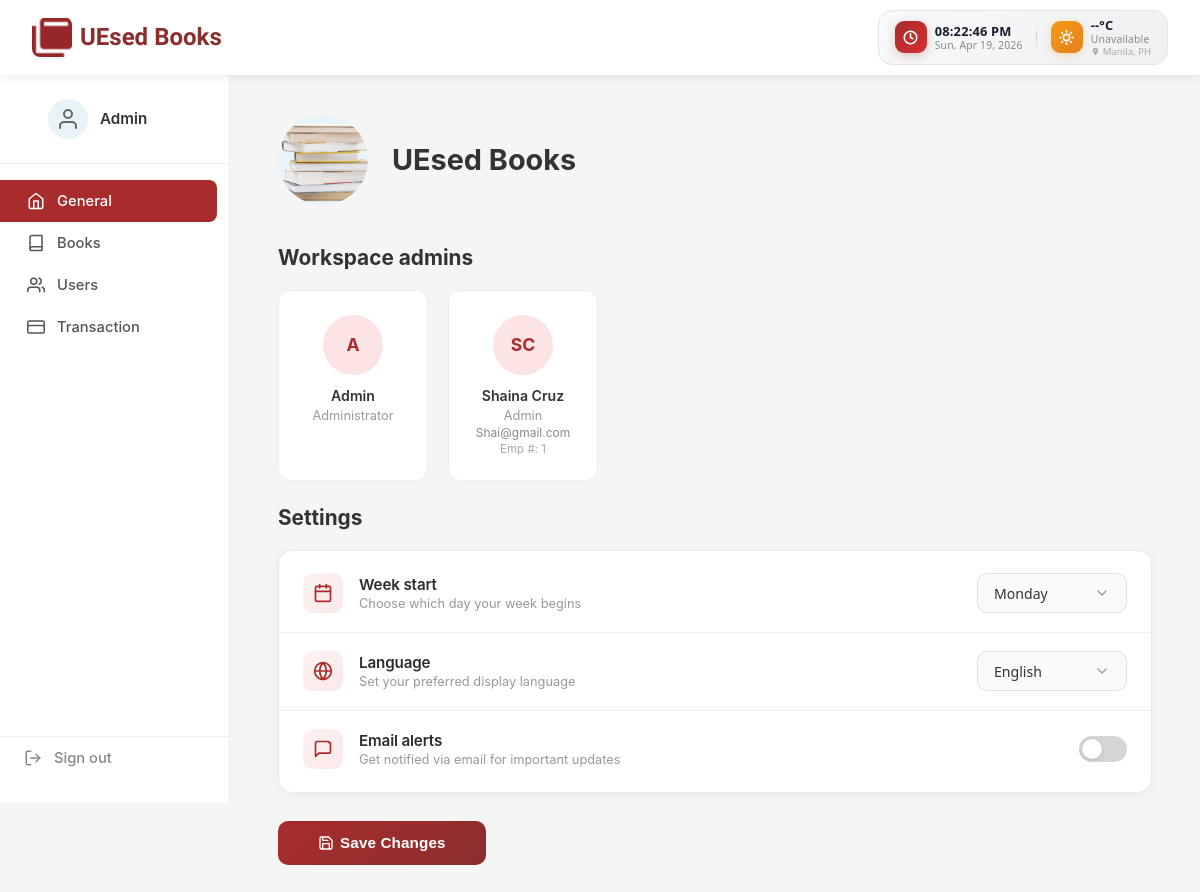
Page /admin.php (signed in) on the committed database.
### tables this page shows
CREATE TABLE `admin_profile` (
  `id` int(11) NOT NULL DEFAULT 1,
  `first_name` varchar(100) NOT NULL DEFAULT 'Admin',
  `last_name` varchar(100) NOT NULL DEFAULT '',
  `website_name` varchar(255) NOT NULL DEFAULT 'UEsed Books',
  `language` varchar(20) NOT NULL DEFAULT 'English',
  `website_logo` varchar(255) NOT NULL DEFAULT ''
);

CREATE TABLE `workspace_admins` (
  `id` int(11) NOT NULL,
  `first_name` varchar(100) NOT NULL,
  `last_name` varchar(100) NOT NULL,
  `student_number` varchar(50) NOT NULL,
  `email` varchar(255) NOT NULL DEFAULT '',
  `password` varchar(255) NOT NULL DEFAULT '',
  `employee_number` varchar(100) NOT NULL DEFAULT '',
  `created_at` timestamp NOT NULL DEFAULT current_timestamp()
);

### admin.php (the view, shortened to what this page needs)
<?php
require_once 'connect.php';
$isSuperAdmin = isset($_SESSION['is_super_admin']) && $_SESSION['is_super_admin'] === true;
$adminProfile   = $conn->query("SELECT first_name, last_name, website_name, language, website_logo FROM admin_profile WHERE id = 1")->fetch_assoc();
$adminFirstName = $adminProfile ? $adminProfile['first_name'] : $_SESSION['first_name'];
$adminLastName  = $adminProfile ? $adminProfile['last_name']  : $_SESSION['last_name'];
$websiteName    = $adminProfile && !empty($adminProfile['website_name']) ? $adminProfile['website_name'] : 'UEsed Books';
$currentLang    = $adminProfile && !empty($adminProfile['language'])     ? $adminProfile['language']     : 'English';
$websiteLogo    = $adminProfile && !empty($adminProfile['website_logo']) ? $adminProfile['website_logo'] : '';
$allAdminPhotos = [];
$adminPhoto      = $allAdminPhotos[strtolower($_SESSION['email'])] ?? '';
$superAdminPhoto = $allAdminPhotos['admin@gmail.com'] ?? '';
$t = $translations[$currentLang] ?? $translations['English'];
$workspace_admins = [];
$result2 = $conn->query("SELECT id, first_name, last_name, email, employee_number, created_at FROM workspace_admins ORDER BY created_at ASC");
if ($result2) {
    while ($row = $result2->fetch_assoc()) {
        $workspace_admins[] = $row;
    }
}
?>
<!DOCTYPE html>
<html lang="en">
<head>
    <link rel="stylesheet" href="style.css">
</head>
<body class="admin-body">
    <div class="admin-topbar">
        <div class="logo">
            <img class="logo-icon" src="images/5.png" alt="UEsed Books Logo">
            <a href="admin.php" class="logo-link">UEsed Books</a>
        </div>
        <div class="topbar-widget">
            <div class="tw-section">
                <div class="tw-icon tw-clock">
                    <svg xmlns="http://www.w3.org/2000/svg" width="15" height="15" viewBox="0 0 24 24" fill="none" stroke="currentColor" stroke-width="2.5" stroke-linecap="round" stroke-linejoin="round"><circle cx="12" cy="12" r="10"/><polyline points="12 6 12 12 16 14"/></svg>
                </div>
                <div class="tw-info">
                    <span class="tw-primary" id="twTime">--:-- --</span>
                    <span class="tw-secondary" id="twDate">Loading...</span>
                </div>
            </div>
            <div class="tw-section">
                <div class="tw-icon tw-weather" id="twWeatherIcon">
                </div>
                <div class="tw-info">
                    <span class="tw-primary" id="twTemp">--°C</span>
                    <span class="tw-secondary" id="twDesc">Loading...</span>
                    <span class="tw-location"><svg xmlns="http://www.w3.org/2000/svg" width="9" height="9" viewBox="0 0 24 24" fill="currentColor" stroke="none"><path d="M12 2C8.13 2 5 5.13 5 9c0 5.25 7 13 7 13s7-7.75 7-13c0-3.87-3.13-7-7-7zm0 9.5c-1.38 0-2.5-1.12-2.5-2.5S10.62 6.5 12 6.5s2.5 1.12 2.5 2.5S13.38 11.5 12 11.5z"/></svg> Manila, PH</span>
                </div>
            </div>
        </div>
    </div>
    <div class="admin-wrapper">
        <aside class="admin-sidebar">
            <div class="sidebar-profile">
                <div class="sidebar-avatar sidebar-avatar-clickable" id="sidebarAvatarClickable" title="Change profile photo">
                    <?php if ($adminPhoto && file_exists(__DIR__ . '/images/' . $adminPhoto)): ?>
                        <img src="images/<?php echo htmlspecialchars($adminPhoto); ?>" alt="Profile" class="sidebar-avatar-img">
                        <button type="button" class="avatar-remove-btn" id="removeProfilePhotoBtn" title="Remove photo">
                            <svg xmlns="http://www.w3.org/2000/svg" width="10" height="10" viewBox="0 0 24 24" fill="none" stroke="currentColor" stroke-width="3" stroke-linecap="round" stroke-linejoin="round"><line x1="18" y1="6" x2="6" y2="18"/><line x1="6" y1="6" x2="18" y2="18"/></svg>
                        </button>
                    <?php else: ?>
                        <svg xmlns="http://www.w3.org/2000/svg" width="24" height="24" viewBox="0 0 24 24" fill="none" stroke="currentColor" stroke-width="2" stroke-linecap="round" stroke-linejoin="round"><path d="M20 21v-2a4 4 0 0 0-4-4H8a4 4 0 0 0-4 4v2"/><circle cx="12" cy="7" r="4"/></svg>
                    <?php endif; ?>
                </div>
                <span class="sidebar-company"><?php echo htmlspecialchars($adminFirstName . ' ' . $adminLastName); ?></span>
            </div>
            <nav class="sidebar-nav">
                <a href="#general" class="sidebar-link active" data-section="general">
                    <svg xmlns="http://www.w3.org/2000/svg" width="18" height="18" viewBox="0 0 24 24" fill="none" stroke="currentColor" stroke-width="2" stroke-linecap="round" stroke-linejoin="round"><path d="M3 9l9-7 9 7v11a2 2 0 0 1-2 2H5a2 2 0 0 1-2-2z"/><polyline points="9 22 9 12 15 12 15 22"/></svg>
                    <?php echo $t['general']; ?>
                </a>
                <a href="books.php" class="sidebar-link" data-section="books">
                    <svg xmlns="http://www.w3.org/2000/svg" width="18" height="18" viewBox="0 0 24 24" fill="none" stroke="currentColor" stroke-width="2" stroke-linecap="round" stroke-linejoin="round"><path d="M4 19.5A2.5 2.5 0 0 1 6.5 17H20"/><path d="M6.5 2H20v20H6.5A2.5 2.5 0 0 1 4 19.5v-15A2.5 2.5 0 0 1 6.5 2z"/></svg>
                    <?php echo $t['books']; ?>
                </a>
                <a href="users.php" class="sidebar-link">
                    <?php echo $t['users']; ?>
                </a>
                <a href="transaction.php" class="sidebar-link" data-section="transaction">
                    <svg xmlns="http://www.w3.org/2000/svg" width="18" height="18" viewBox="0 0 24 24" fill="none" stroke="currentColor" stroke-width="2" stroke-linecap="round" stroke-linejoin="round"><rect x="1" y="4" width="22" height="16" rx="2" ry="2"/><line x1="1" y1="10" x2="23" y2="10"/></svg>
                    <?php echo $t['transaction']; ?>
                </a>
            </nav>
            <a href="login.php" class="sidebar-signout">
                <svg xmlns="http://www.w3.org/2000/svg" width="18" height="18" viewBox="0 0 24 24" fill="none" stroke="currentColor" stroke-width="2" stroke-linecap="round" stroke-linejoin="round"><path d="M9 21H5a2 2 0 0 1-2-2V5a2 2 0 0 1 2-2h4"/><polyline points="16 17 21 12 16 7"/><line x1="21" y1="12" x2="9" y2="12"/></svg>
                <?php echo $t['sign_out']; ?>
            </a>
        </aside>
        <main class="admin-main">
            <section class="admin-section active" id="section-general">
                <div class="admin-workspace-header">
                    <?php if ($isSuperAdmin): ?>
                    <form method="POST" action="admin.php" enctype="multipart/form-data" id="logoUploadForm" style="margin:0;">
                        <input type="hidden" name="upload_logo" value="1">
                        <input type="file" name="website_logo" id="logoFileInput" accept="image/jpeg,image/png,image/gif,image/webp" style="display:none;">
                    </form>
                    <form method="POST" action="admin.php" id="removeWebsiteLogoForm" style="margin:0;">
                        <input type="hidden" name="remove_website_logo" value="1">
                    </form>
                    <div class="workspace-avatar workspace-avatar-clickable" id="avatarClickable" title="Change photo">
                        <?php if ($websiteLogo && file_exists(__DIR__ . '/images/' . $websiteLogo)): ?>
                            <img src="images/<?php echo htmlspecialchars($websiteLogo); ?>" alt="Website Logo" class="workspace-avatar-img">
                            <button type="button" class="avatar-remove-btn avatar-remove-btn-lg" id="removeWebsiteLogoBtn" title="Remove logo">
                                <svg xmlns="http://www.w3.org/2000/svg" width="12" height="12" viewBox="0 0 24 24" fill="none" stroke="currentColor" stroke-width="3" stroke-linecap="round" stroke-linejoin="round"><line x1="18" y1="6" x2="6" y2="18"/><line x1="6" y1="6" x2="18" y2="18"/></svg>
                            </button>
                        <?php else: ?>
                            <svg xmlns="http://www.w3.org/2000/svg" width="32" height="32" viewBox="0 0 24 24" fill="none" stroke="#999" stroke-width="1.5" stroke-linecap="round" stroke-linejoin="round"><path d="M23 19a2 2 0 0 1-2 2H3a2 2 0 0 1-2-2V8a2 2 0 0 1 2-2h4l2-3h6l2 3h4a2 2 0 0 1 2 2z"/><circle cx="12" cy="13" r="4"/></svg>
                        <?php endif; ?>
                        <div class="workspace-avatar-overlay">
                            <svg xmlns="http://www.w3.org/2000/svg" width="22" height="22" viewBox="0 0 24 24" fill="none" stroke="#fff" stroke-width="2" stroke-linecap="round" stroke-linejoin="round"><path d="M23 19a2 2 0 0 1-2 2H3a2 2 0 0 1-2-2V8a2 2 0 0 1 2-2h4l2-3h6l2 3h4a2 2 0 0 1 2 2z"/><circle cx="12" cy="13" r="4"/></svg>
                        </div>
                    </div>
                    <?php else: ?>
                    <div class="workspace-avatar">
                        <?php if ($websiteLogo && file_exists(__DIR__ . '/images/' . $websiteLogo)): ?>
                            <img src="images/<?php echo htmlspecialchars($websiteLogo); ?>" alt="Website Logo" class="workspace-avatar-img">
                        <?php endif; ?>
                    </div>
                    <?php endif; ?>
                    <div class="workspace-name-wrap">
                        <h1 class="workspace-name"><?php echo htmlspecialchars($websiteName); ?></h1>
                    </div>
                </div>
                <h2 class="admin-section-title"><?php echo $t['workspace_admins']; ?></h2>
                <div class="admin-cards-row">
                    <div class="admin-card">
                        <div class="admin-card-avatar">
                            <?php if ($superAdminPhoto && file_exists(__DIR__ . '/images/' . $superAdminPhoto)): ?>
                                <img src="images/<?php echo htmlspecialchars($superAdminPhoto); ?>" alt="" class="admin-card-avatar-img">
                            <?php else: ?>
                                <?php echo strtoupper(substr($adminFirstName, 0, 1) . substr($adminLastName, 0, 1)); ?>
                            <?php endif; ?>
                        </div>
                        <p class="admin-card-name"><?php echo htmlspecialchars($adminFirstName . ' ' . $adminLastName); ?></p>
                        <p class="admin-card-role"><?php echo $t['administrator']; ?></p>
                    </div>
                    <?php foreach ($workspace_admins as $wa): ?>
                    <div class="admin-card">
                        <?php $waPhoto = $allAdminPhotos[strtolower($wa['email'])] ?? ''; ?>
                        <div class="admin-card-avatar">
                            <?php if ($waPhoto && file_exists(__DIR__ . '/images/' . $waPhoto)): ?>
                                <img src="images/<?php echo htmlspecialchars($waPhoto); ?>" alt="" class="admin-card-avatar-img">
                            <?php else: ?>
                                <?php echo strtoupper(substr($wa['first_name'], 0, 1) . substr($wa['last_name'], 0, 1)); ?>
                            <?php endif; ?>
                        </div>
                        <p class="admin-card-name"><?php echo htmlspecialchars($wa['first_name'] . ' ' . $wa['last_name']); ?></p>
                        <p class="admin-card-role"><?php echo $t['admin']; ?></p>
                        <p class="admin-card-email" style="font-size:0.75rem;color:#888;margin-top:2px;"><?php echo htmlspecialchars($wa['email']); ?></p>
                        <?php if (!empty($wa['employee_number'])): ?>
                        <p class="admin-card-empnum">Emp #: <?php echo htmlspecialchars($wa['employee_number']); ?></p>
                        <?php endif; ?>
                    </div>
                    <?php endforeach; ?>
                </div>
                <h2 class="admin-section-title"><?php echo $t['settings']; ?></h2>
                <form method="POST" action="admin.php" id="settingsForm">
                <div class="admin-settings">
                    <div class="settings-row">
                        <div class="settings-left">
                            <div class="settings-icon">
                            </div>
                            <div class="settings-text">
                                <span class="settings-label"><?php echo $t['week_start']; ?></span>
                                <span class="settings-desc"><?php echo $t['week_start_desc']; ?></span>
                            </div>
                        </div>
                        <div class="custom-dropdown" id="weekStartDropdown">
                            <button type="button" class="custom-dropdown-btn">
                                <span class="custom-dropdown-value"><?php echo $t['monday']; ?></span>
                                <svg class="custom-dropdown-arrow" xmlns="http://www.w3.org/2000/svg" width="16" height="16" viewBox="0 0 24 24" fill="none" stroke="currentColor" stroke-width="2" stroke-linecap="round" stroke-linejoin="round"><polyline points="6 9 12 15 18 9"/></svg>
                            </button>
                        </div>
                    </div>
                    <div class="settings-row">
                        <div class="settings-left">
                            <div class="settings-icon">
                            </div>
                            <div class="settings-text">
                                <span class="settings-label"><?php echo $t['language']; ?></span>
                                <span class="settings-desc"><?php echo $t['language_desc']; ?></span>
                            </div>
                        </div>
                        <div class="custom-dropdown" id="languageDropdown">
                            <button type="button" class="custom-dropdown-btn">
                                <span class="custom-dropdown-value"><?php echo htmlspecialchars($currentLang); ?></span>
                                <svg class="custom-dropdown-arrow" xmlns="http://www.w3.org/2000/svg" width="16" height="16" viewBox="0 0 24 24" fill="none" stroke="currentColor" stroke-width="2" stroke-linecap="round" stroke-linejoin="round"><polyline points="6 9 12 15 18 9"/></svg>
                            </button>
                        </div>
                    </div>
                    <div class="settings-row">
                        <div class="settings-left">
                            <div class="settings-icon">
                                <svg xmlns="http://www.w3.org/2000/svg" width="20" height="20" viewBox="0 0 24 24" fill="none" stroke="currentColor" stroke-width="2" stroke-linecap="round" stroke-linejoin="round"><path d="M21 15a2 2 0 0 1-2 2H7l-4 4V5a2 2 0 0 1 2-2h14a2 2 0 0 0 2 2z"/></svg>
                            </div>
                            <div class="settings-text">
                                <span class="settings-label"><?php echo $t['email_alerts']; ?></span>
                                <span class="settings-desc"><?php echo $t['email_alerts_desc']; ?></span>
                            </div>
                        </div>
                        <label class="toggle-switch">
                            <span class="toggle-slider"></span>
                        </label>
                    </div>
                </div>
                <button type="submit" class="admin-save-btn">
                    <?php echo $t['save_changes']; ?>
                </button>
                </form>
            </section>
        </main>
    </div>
</body>
</html>

### admin.php (style rules this page uses)
.admin-card-empnum { font-size: 0.72rem; color: #aaa; margin-top: 2px; }

### rows in the picture
admin_profile: first_name+last_name "Admin", website_logo (picture), website_name "UEsed Books", first_name+last_name "A", language "English"
workspace_admins: first_name+last_name "SC", first_name+last_name "Shaina Cruz", email "Shai@gmail.com", employee_number "1"

### other values in the picture
$t['general'] "General"
$t['books'] "Books"
$t['users'] "Users"
$t['transaction'] "Transaction"
$t['sign_out'] "Sign out"
$t['workspace_admins'] "Workspace admins"
$t['administrator'] "Administrator"
$t['settings'] "Settings"
$t['week_start'] "Week start"
$t['week_start_desc'] "Choose which day your week begins"
$t['monday'] "Monday"
$t['language'] "Language"
$t['language_desc'] "Set your preferred display language"
$t['email_alerts'] "Email alerts"
$t['email_alerts_desc'] "Get notified via email for important updates"
